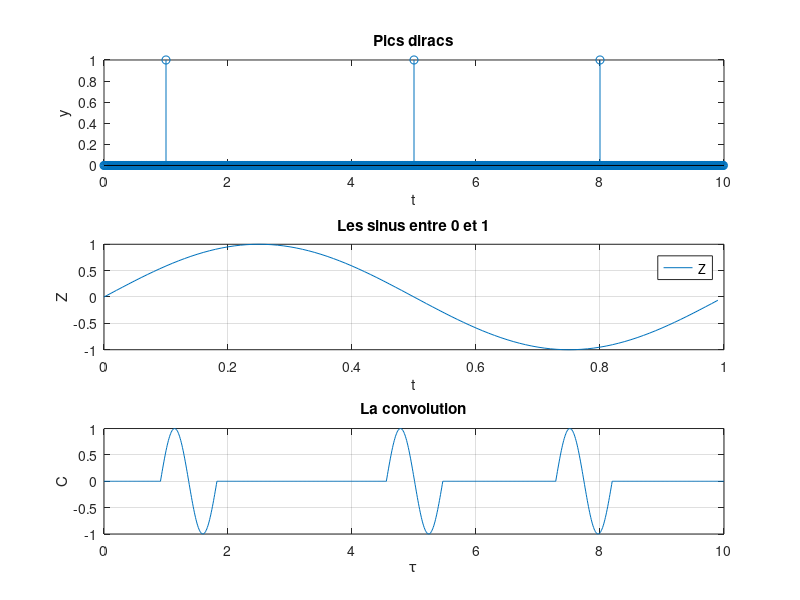

Source code (MATLAB):
close all;clear all;hold on;

min = 0; max = 10;
pas= 0.01;
t =(min:pas:max-pas);
n= length(t)

s = zeros(1,n);

diracs = [1 5 8]; % Les positions des diracs
l =length(diracs);
%On cherche dans t les temps qui corresponds aux diracs

indice_diracs = find(t == diracs(1));
for i =2:l
    i;
    indice_diracs = [indice_diracs  find( t  == diracs(i))];

end

%on met nos pics
s(indice_diracs) = 1;

subplot(3,1,1)
stem(t,s);
title('Pics diracs');
xlabel('t');
ylabel('y');


min = 0; max = 1;
pas= 0.01;
t =(min:pas:max-pas);

Z = sin(2*pi*t);


subplot(3,1,2);
plot(t, Z);
grid on;
legend('Z','s');
title('Les sinus entre 0 et 1');
xlabel('t');
ylabel('Z')

C = conv(Z,s);
cl = length(C);
tau = linspace(0,10, cl)
subplot(3,1,3);
plot(tau,C);
grid on;
title('La convolution');
xlabel('\tau')
ylabel('C');
